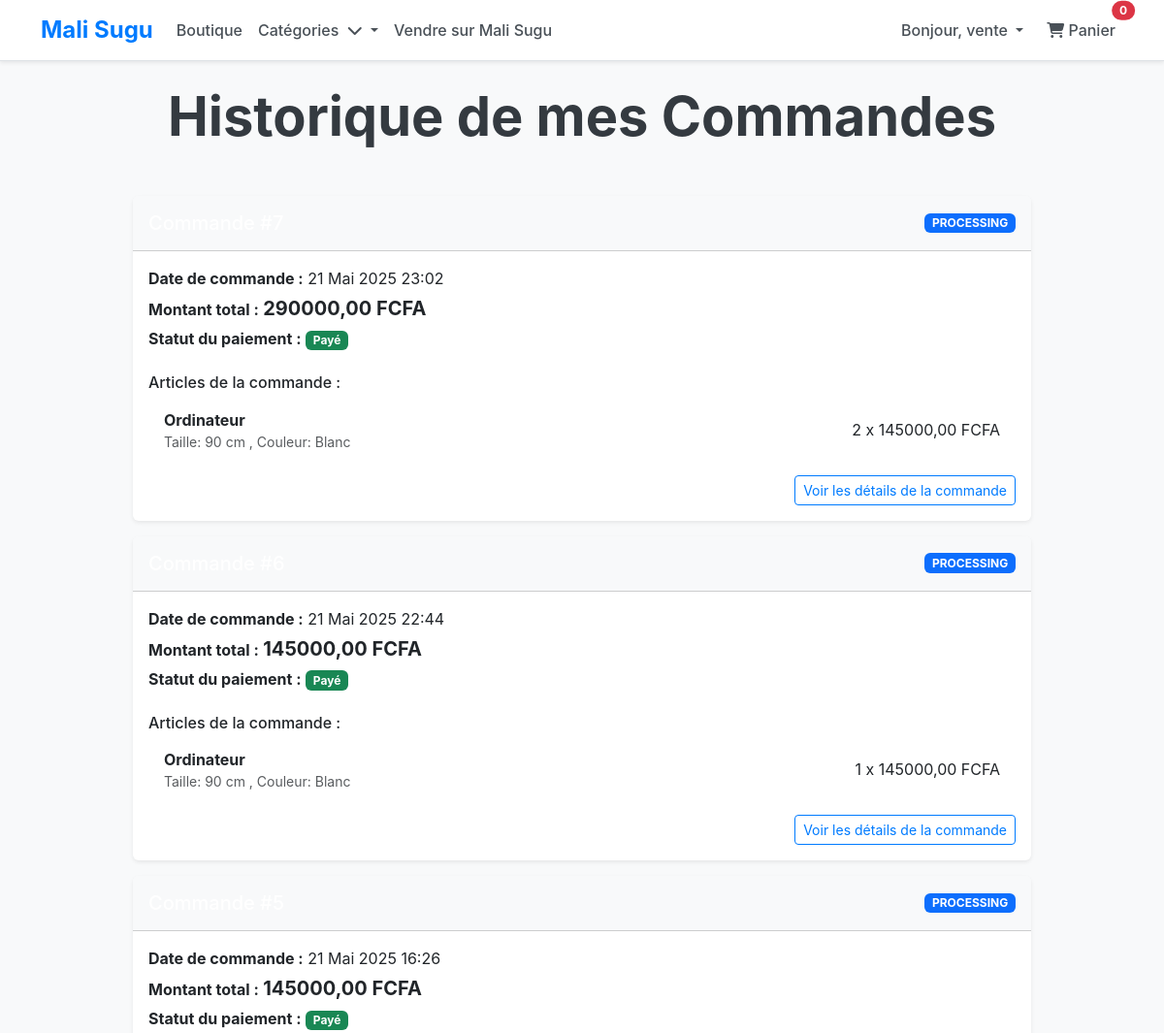
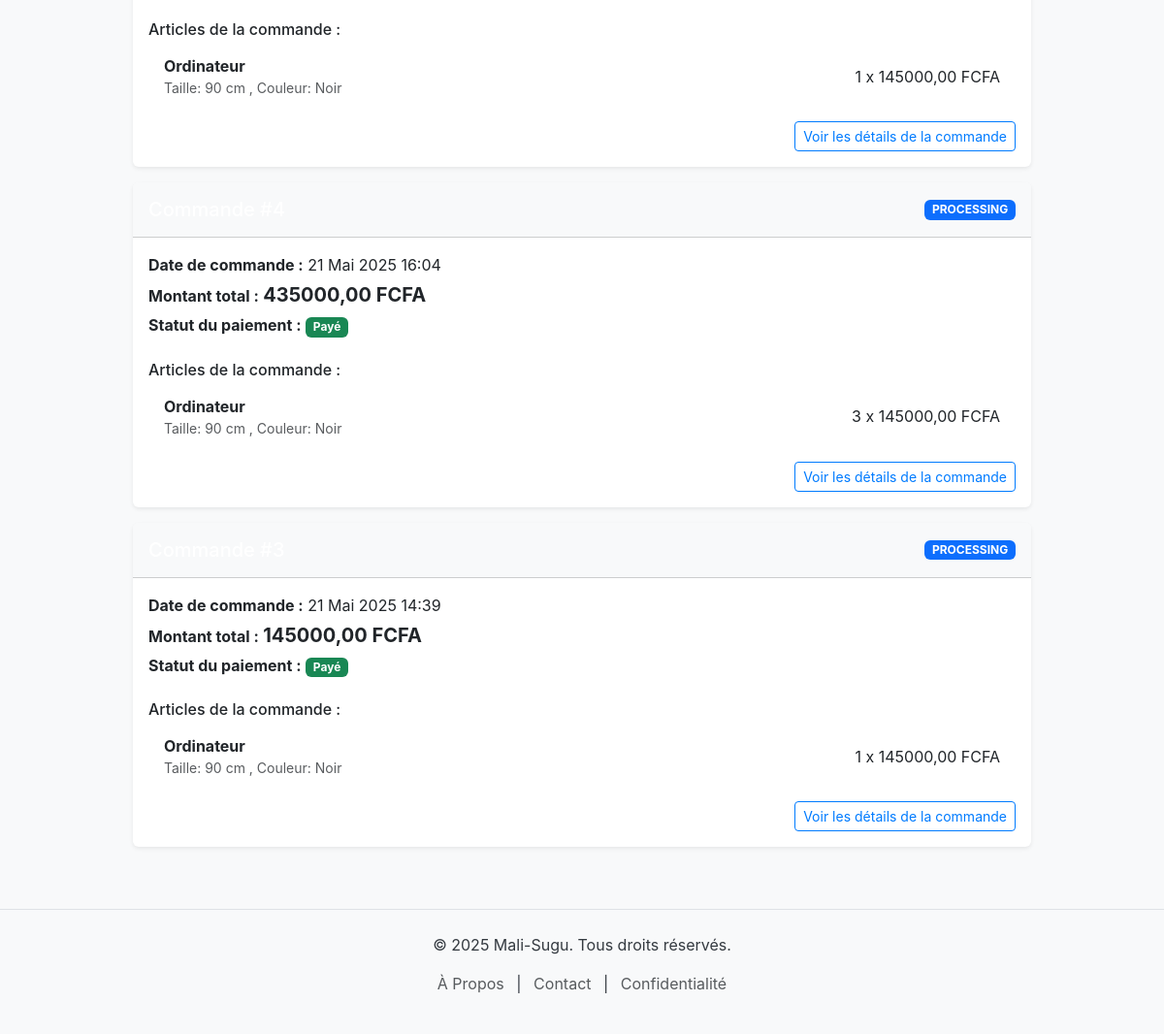
Page /orders/my-orders/ (signed in) on the committed database (2 pictures, top to bottom).
### accounts/models.py (models this page shows, shortened)
class CustomUser(AbstractUser):
    is_seller = models.BooleanField(default=False)
    class Meta:
        verbose_name = "Utilisateur Personnalisé"
        verbose_name_plural = "Utilisateurs Personnalisés"

### orders/models.py (models this page shows, shortened)
class Order(models.Model):
    user = models.ForeignKey(CustomUser, on_delete=models.SET_NULL, null=True, blank=True, related_name='orders', verbose_name="Acheteur")
    shipping_address_line1 = models.CharField(max_length=255)
    shipping_address_line2 = models.CharField(max_length=255, blank=True, null=True)
    shipping_city = models.CharField(max_length=100)
    shipping_state = models.CharField(max_length=100, blank=True, null=True) # Pour les pays avec des états/provinces
    shipping_zip_code = models.CharField(max_length=20)
    shipping_country = models.CharField(max_length=100)
    shipping_phone = models.CharField(max_length=20, blank=True, null=True)
    billing_address_line1 = models.CharField(max_length=255)
    billing_address_line2 = models.CharField(max_length=255, blank=True, null=True)
    billing_city = models.CharField(max_length=100)
    billing_state = models.CharField(max_length=100, blank=True, null=True)
    billing_zip_code = models.CharField(max_length=20)
    billing_country = models.CharField(max_length=100)
    STATUS_CHOICES = [
        ('pending', 'En attente de paiement'),
        ('processing', 'En cours de traitement'),
        ('shipped', 'Expédiée'),
        ('delivered', 'Livrée'),
        ('cancelled', 'Annulée'),
        ('refunded', 'Remboursée'),
    ]
    status = models.CharField(max_length=20, choices=STATUS_CHOICES, default='pending')
    transaction_id = models.CharField(max_length=255, blank=True, null=True, unique=True, verbose_name="ID de transaction du paiement")
    payment_method = models.CharField(max_length=50, blank=True, null=True) # Ex: Stripe, PayPal, etc.
    is_paid = models.BooleanField(default=False)
    total_amount = models.DecimalField(
        max_digits=10,
        decimal_places=2,
        verbose_name="Montant total de la commande",
        null=True,  # Permet à la colonne d'être NULL dans la base de données
        blank=True  # Permet au champ d'être vide dans les formulaires (comme l'admin)
    )
    created_at = models.DateTimeField(auto_now_add=True)
    updated_at = models.DateTimeField(auto_now=True)
    class Meta:
        verbose_name = "Commande"
        verbose_name_plural = "Commandes"
        ordering = ['-created_at']

class OrderItem(models.Model):
    order = models.ForeignKey(Order, on_delete=models.CASCADE, related_name='items')
    product_variant = models.ForeignKey(ProductVariant, on_delete=models.CASCADE)
    vendor = models.ForeignKey(Vendor, on_delete=models.CASCADE, related_name='ordered_items') # Pour faciliter la gestion des commissions/paiements
    quantity = models.PositiveIntegerField(default=1)
    price_at_purchase = models.DecimalField(max_digits=10, decimal_places=2, default=0.00)
    STATUS_CHOICES = [
        ('pending', 'En attente'),
        ('processing', 'En cours (Vendeur)'),
        ('shipped', 'Expédié (Vendeur)'),
        ('delivered', 'Livré (Vendeur)'),
        ('returned', 'Retourné'),
        ('refunded', 'Remboursé (Article)'),
    ]
    status = models.CharField(max_length=20, choices=STATUS_CHOICES, default='pending')
    class Meta:
        verbose_name = "Article de Commande"
        verbose_name_plural = "Articles de Commande"
        ordering = ['order', 'product_variant__product__name']

### products/models.py (models this page shows, shortened)
class ProductVariant(models.Model):
    product = models.ForeignKey(Product, on_delete=models.CASCADE, related_name='variants', verbose_name="Produit")
    size = models.CharField(max_length=50, blank=True, null=True, verbose_name="Taille")
    color = models.CharField(max_length=50, blank=True, null=True, verbose_name="Couleur")
    price_override = models.DecimalField(
        max_digits=10, decimal_places=2, null=True, blank=True,
        help_text="Laissez vide si le prix est le même que celui du produit de base."
    )
    stock = models.PositiveIntegerField(default=0, verbose_name="Stock disponible")
    sku = models.CharField(max_length=100, unique=True, blank=True, null=True, verbose_name="SKU (Stock Keeping Unit)")
    class Meta:
        unique_together = ('product', 'size', 'color')
        verbose_name = "Variante de Produit"
        verbose_name_plural = "Variantes de Produits"
        ordering = ['product', 'size', 'color']

class Product(models.Model):
    CONDITION_CHOICES = [
        ('new', 'Neuf avec étiquette'),
        ('likenew', 'Comme neuf (porté une ou deux fois)'),
        ('good', 'Bon état (quelques signes d\'usure)'),
        ('fair', 'État correct (usure visible)'),
        ('vintage', 'Vintage'),
    ]
    MATERIAL_CHOICES = [
        ('cotton', 'Coton'), ('polyester', 'Polyester'), ('silk', 'Soie'),
        ('wool', 'Laine'), ('denim', 'Denim'), ('leather', 'Cuir'),
        ('linen', 'Lin'), ('rayon', 'Rayonne'), ('spandex', 'Spandex'),
        ('blend', 'Mélange'), ('other', 'Autre')
    ]
    STATUS_CHOICES = [
        ('draft', 'Brouillon'),
        ('pending', 'En attente de validation'),
        ('active', 'Actif'),
        ('archived', 'Archivé'),
        ('out_of_stock', 'En rupture de stock'),
    ]
    vendor = models.ForeignKey(
        Vendor,
        on_delete=models.CASCADE,
        related_name='products',
        verbose_name="Vendeur"
    )
    category = models.ForeignKey(
        Category,
        on_delete=models.SET_NULL,
        null=True,
        blank=True,
        related_name='products',
        verbose_name="Catégorie"
    )
    name = models.CharField(max_length=255, verbose_name="Nom du produit")
    slug = models.SlugField(max_length=200, unique=True, blank=True, verbose_name="Slug", help_text="Un identifiant unique pour l'URL du produit")
    description = models.TextField(verbose_name="Description détaillée du produit")
    price = models.DecimalField(max_digits=10, decimal_places=2, verbose_name="Prix de base")
    material = models.CharField(max_length=50, choices=MATERIAL_CHOICES, blank=True, verbose_name="Matière principale")
    condition = models.CharField(max_length=10, choices=CONDITION_CHOICES, default='new', verbose_name="État du produit")
    status = models.CharField(max_length=15, choices=STATUS_CHOICES, default='draft', verbose_name="Statut du produit")
    created_at = models.DateTimeField(auto_now_add=True)
    updated_at = models.DateTimeField(auto_now=True)
    class Meta:
        verbose_name = "Produit"
        verbose_name_plural = "Produits"
        ordering = ['-created_at']

### orders/views.py (the view)
# urls.py: path('my-orders/', views.UserOrderHistoryView.as_view(), name='user_orders_list'),
class UserOrderHistoryView(LoginRequiredMixin, ListView):
    model = Order
    template_name = 'orders/user_order_history.html'
    context_object_name = 'orders'
    paginate_by = 10
    def get_queryset(self):
        return Order.objects.filter(user=self.request.user).order_by('-created_at')

### my_ecommerce_project/context_processors.py (called while the page is built)
def cart_total_quantity(request):
    total_quantity = 0
    try:
        if request.user.is_authenticated:
            cart = Cart.objects.get(user=request.user)
        else:
            session_id = request.session.session_key
            if not session_id:
                request.session.save() # S'assure qu'une session existe
                session_id = request.session.session_key
            cart = Cart.objects.get(session_id=session_id)
        for item in cart.items.all():
            total_quantity += item.quantity
    except Cart.DoesNotExist:
        total_quantity = 0
    except Exception as e:
        print(f"Erreur lors du calcul de la quantité du panier : {e}")
        total_quantity = 0 # Assurez-vous que la quantité est 0 en cas d'erreur
    return {'cart_total_quantity': total_quantity}

### orders/templates/orders/user_order_history.html (shortened to what this page needs)
{% extends 'accounts/base.html' %}
{% load static %}
{% block content %}
<div class="container mt-4 mb-5">
    <h1 class="display-4 fw-bold text-center mb-5">Historique de mes Commandes</h1>
    {% if orders %}
    <div class="row justify-content-center">
        <div class="col-lg-10">
            {% for order in orders %}
            <div class="card shadow-sm border-0 mb-3">
                <div class="card-header bg-light py-3 d-flex justify-content-between align-items-center">
                    <h5 class="mb-0">Commande #{{ order.id }}</h5>
                    <span class="badge bg-{% if order.status == 'completed' %}success{% elif order.status == 'processing' %}primary{% elif order.status == 'pending' %}warning{% else %}secondary{% endif %} text-uppercase">{{ order.status }}</span>
                </div>
                <div class="card-body">
                    <p class="card-text mb-1"><strong>Date de commande :</strong> {{ order.created_at|date:"d M Y H:i" }}</p>
                    <p class="card-text mb-1"><strong>Montant total :</strong> <span class="fw-bold fs-5">{{ order.total_amount|floatformat:2 }} FCFA</span></p>
                    <p class="card-text mb-3"><strong>Statut du paiement :</strong>
                        {% if order.is_paid %}
                            <span class="badge bg-success">Payé</span>
                        {% else %}
                            <span class="badge bg-danger">Non Payé</span>
                        {% endif %}
                    </p>
                    <h6 class="mt-4 mb-2">Articles de la commande :</h6>
                    <ul class="list-group list-group-flush mb-3">
                        {% for item in order.items.all %}
                        <li class="list-group-item d-flex justify-content-between align-items-center">
                            <div>
                                <a href="{% url 'products:product_detail' slug=item.product_variant.product.slug %}" class="text-decoration-none text-dark fw-bold">
                                    {{ item.product_variant.product.name }}
                                </a>
                                <small class="text-muted d-block">
                                    {% if item.product_variant.size %}Taille: {{ item.product_variant.size }}{% endif %}
                                    {% if item.product_variant.size and item.product_variant.color %}, {% endif %}
                                    {% if item.product_variant.color %}Couleur: {{ item.product_variant.color }}{% endif %}
                                </small>
                            </div>
                            <span>{{ item.quantity }} x {{ item.price_at_purchase|floatformat:2 }} FCFA</span>
                        </li>
                        {% endfor %}
                    </ul>
                    <div class="text-end">
                        <a href="{% url 'orders:order_detail' order_id=order.id %}" class="btn btn-sm btn-outline-primary">Voir les détails de la commande</a>
                    </div>
                </div>
            </div>
            {% endfor %}
        </div>
    </div>
    {% endif %}
</div>
{% endblock %}

### accounts/templates/accounts/base.html (shortened to what this page needs)
<!DOCTYPE html>
<html lang="fr">
<head>
    <link href="https://cdn.jsdelivr.net/npm/bootstrap@5.3.3/dist/css/bootstrap.min.css" rel="stylesheet">
    <link rel="stylesheet" href="https://cdnjs.cloudflare.com/ajax/libs/font-awesome/6.5.2/css/all.min.css" />
    {% load static %}
    <link rel="stylesheet" href="{% static 'css/style.css' %}">
</head>
<body>
    <header>
        <nav class="navbar navbar-expand-lg navbar-light bg-white border-bottom shadow-sm">
            <div class="container">
                <a class="navbar-brand fw-bold fs-4 text-primary" href="{% url 'home' %}">Mali Sugu</a>
                <div class="collapse navbar-collapse" id="navbarNav">
                    <ul class="navbar-nav me-auto mb-2 mb-lg-0">
                        <li class="nav-item">
                            <a class="nav-link" href="{% url 'products:product_list' %}">Boutique</a>
                        </li>
                        <li class="nav-item dropdown">
                            <a class="nav-link dropdown-toggle" href="#" id="navbarDropdownCategories" role="button" data-bs-toggle="dropdown" aria-expanded="false">
                                Catégories
                                <i class="fas fa-chevron-down ms-1"></i>
                            </a>
                        </li>
                        <li class="nav-item">
                            <a class="nav-link" href="{% url 'vendors:vendor_dashboard' %}">Vendre sur Mali Sugu</a>
                        </li>
                    </ul>
                    <ul class="navbar-nav ms-auto">
                        {% if request.user.is_authenticated %}
                            <li class="nav-item dropdown">
                                <a class="nav-link dropdown-toggle" href="#" id="navbarDropdownUser" role="button" data-bs-toggle="dropdown" aria-expanded="false">
                                    Bonjour, {{ request.user.username }}
                                </a>
                            </li>
                        {% endif %}
                        <li class="nav-item ms-2">
                            <a class="nav-link btn btn-outline-dark position-relative" href="{% url 'cart:cart_detail' %}">
                                <i class="fas fa-shopping-cart"></i> Panier
                                <span class="position-absolute top-0 start-100 translate-middle badge rounded-pill bg-danger" id="cart-count">
                                    {% if cart and cart.items %}
                                        {{ cart.get_total_items }}
                                    {% else %}
                                        0
                                    {% endif %}
                                </span>
                            </a>
                        </li>
                    </ul>
                </div>
            </div>
        </nav>
    </header>
    <main>
        {% block content %}{% endblock %}
    </main>
    <footer class="bg-light py-4 mt-5 border-top">
        <div class="container text-center">
            <p>&copy; 2025 Mali-Sugu. Tous droits réservés.</p>
            <p>
                <a href="{% url 'accounts:about' %}" class="text-muted text-decoration-none mx-2">À Propos</a> |
                <a href="{% url 'accounts:contact' %}" class="text-muted text-decoration-none mx-2">Contact</a> |
                <a href="#" class="text-muted text-decoration-none mx-2">Confidentialité</a>
            </p>
        </div>
    </footer>
</body>
</html>

### static/css/style.css (style rules this page uses)
body { font-family: 'Inter', sans-serif; background-color: #f8f9fa; color: #343a40; }
.navbar { border-bottom: 1px solid rgba(0,0,0,.05); }
.navbar-brand { font-weight: 700; font-size: 1.8rem; color: #007bff !important; }
.navbar .nav-link { font-weight: 500; color: #495057 !important; }
.btn-outline-primary { color: #007bff; border-color: #007bff; }
.card-header { background-color: #007bff; color: white; font-weight: bold; }
footer { background-color: #f0f2f5; border-top: 1px solid #e9ecef; }
footer a { color: #6c757d; text-decoration: none; }

### rows in the picture
CustomUser: user.username "vente"
Order: status "PROCESSING", created_at "21 Mai 2025 23:02", total_amount "290000,00", is_paid "Payé"
OrderItem: product_variant.product.name "Ordinateur", product_variant.size "90 cm", product_variant.color "Blanc", quantity "2", price_at_purchase "145000,00"
Order: status "PROCESSING", created_at "21 Mai 2025 22:44", total_amount "145000,00", is_paid "Payé"
OrderItem: product_variant.product.name "Ordinateur", product_variant.size "90 cm", product_variant.color "Blanc", quantity "1", price_at_purchase "145000,00"
Order: status "PROCESSING", created_at "21 Mai 2025 16:26", total_amount "145000,00", is_paid "Payé"
OrderItem: product_variant.product.name "Ordinateur", product_variant.size "90 cm", product_variant.color "Noir", quantity "1", price_at_purchase "145000,00"
Order: status "PROCESSING", created_at "21 Mai 2025 16:04", total_amount "435000,00", is_paid "Payé"
OrderItem: product_variant.product.name "Ordinateur", product_variant.size "90 cm", product_variant.color "Noir", quantity "3", price_at_purchase "145000,00"
Order: status "PROCESSING", created_at "21 Mai 2025 14:39", total_amount "145000,00", is_paid "Payé"
OrderItem: product_variant.product.name "Ordinateur", product_variant.size "90 cm", product_variant.color "Noir", quantity "1", price_at_purchase "145000,00"
